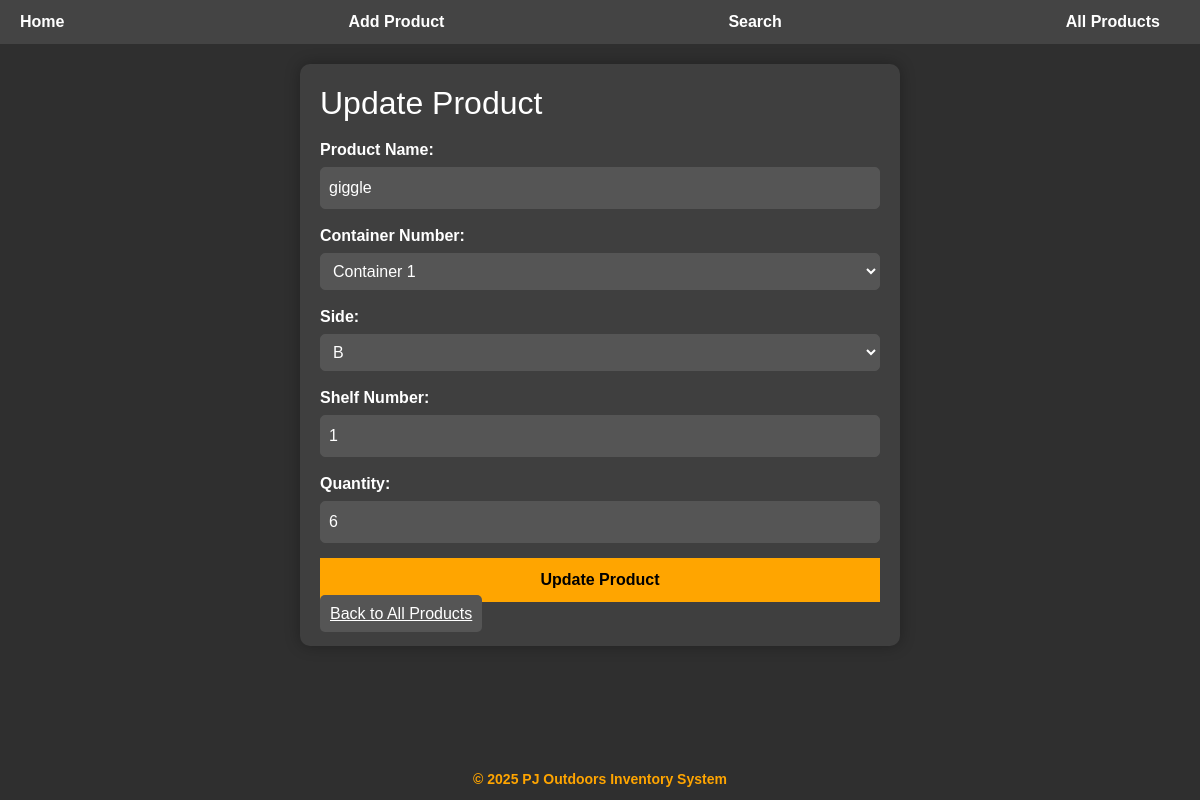
Page /update/10 on the committed database.
### tables this page shows
CREATE TABLE products (
            id INTEGER PRIMARY KEY AUTOINCREMENT,
            name TEXT NOT NULL,
            container INTEGER NOT NULL,
            side TEXT NOT NULL,
            shelf INTEGER NOT NULL,
            quantity INTEGER
        );

### app.py (the view, shortened to what this page needs)
@app.route('/update/<int:product_id>', methods=['GET', 'POST'])
def update_product(product_id):
    conn = sqlite3.connect(DB_FILE)
    conn.row_factory = dict_factory
    c = conn.cursor()
    c.execute('SELECT * FROM products WHERE id=?', (product_id,))
    product = c.fetchone()
    conn.close()
    if not product:
        return "Product not found", 404
    return render_template(
        'update_product.html',
        product=product,
        product_id=product_id,
        containers=CONTAINERS,
        sides=SIDES
    )

### app.py (called while the page is built)
def dict_factory(cursor, row):
    return {col[0]: row[idx] for idx, col in enumerate(cursor.description)}

### templates/update_product.html (shortened to what this page needs)
<!DOCTYPE html>
<html lang="en">
<head>
    <link rel="stylesheet" href="/static/style.css">
    <link href="https://cdn.jsdelivr.net/npm/bootstrap@5.3.2/dist/css/bootstrap.min.css" rel="stylesheet">
</head>
<body>
<div class="page-container">
    <div class="navbar">
        <a href="/">Home</a>
        <a href="/add">Add Product</a>
        <a href="/search">Search</a>
        <a href="/index">All Products</a>
    </div>
    <div class="content-wrap container">
        <div class="container-card">
            <h2 class="mb-3">Update Product</h2>
            <form action="/update/{{ product_id }}" method="POST">
                <label for="name">Product Name:</label>
                <input type="text" id="name" name="name" value="{{ product['name'] }}" required>
                <label for="container">Container Number:</label>
                <select id="container" name="container" required>
                    {% for i in range(1,9) %}
                    <option value="{{ i }}" {% if product['container'] == i %}selected{% endif %}>Container {{ i }}</option>
                    {% endfor %}
                </select>
                <label for="side">Side:</label>
                <select id="side" name="side" required>
                    {% for letter in "A,B,C,D,E,F,G,H,I,J,K,L,M,N".split(',') %}
                    <option value="{{ letter }}" {% if product['side'] == letter %}selected{% endif %}>{{ letter }}</option>
                    {% endfor %}
                </select>
                <label for="shelf">Shelf Number:</label>
                <input type="number" id="shelf" name="shelf" value="{{ product['shelf'] }}" min="1" required>
                <label for="quantity">Quantity:</label>
                <input type="number" id="quantity" name="quantity" value="{{ product['quantity'] }}" min="0">
                <button type="submit" class="btn-update">Update Product</button>
            </form>
            <a class="btn-back mt-3" href="/index">Back to All Products</a>
        </div>
    </div>
    <footer>
        &copy; 2025 PJ Outdoors Inventory System
    </footer>
</div>
</body>
</html>

### static/style.css (style rules this page uses)
body { background-color: #2f2f2f; color: #ffffff; font-family: 'Segoe UI', Arial, sans-serif; margin: 0; padding: 0; min-height: 100vh; display: flex; flex-direction: column; }
.navbar { background-color: #444; padding: 12px 20px; font-weight: bold; display: flex; flex-wrap: wrap; align-items: center; gap: 15px; }
.navbar a { color: #ffffff; margin-right: 20px; text-decoration: none; font-size: 16px; transition: 0.2s; }
.container-card { background-color: #3f3f3f; padding: 25px; border-radius: 12px; box-shadow: 0 0 15px rgba(0,0,0,0.3); margin-bottom: 20px; }
footer { background-color: #2f2f2f; color: #FFA500; text-align: center; padding: 12px; margin-top: auto; font-size: 14px; font-weight: bold; }
h1, h2, h3, h4, h5 { color: #FFA500; margin-bottom: 15px; }
a { color: #FFA500; transition: 0.2s; }

### templates/update_product.html (style rules this page uses)
html, body { height: 100%; margin: 0; }
body { background-color: #2f2f2f; color: white; font-family: Arial, sans-serif; }
.page-container { display: flex; flex-direction: column; min-height: 100vh; }
.content-wrap { flex: 1; padding: 20px; }
.navbar { background-color: #444; padding: 10px 20px; display: flex; gap: 15px; flex-wrap: wrap; }
.navbar a { color: white; text-decoration: none; font-weight: bold; }
.container-card { background-color: #3f3f3f; padding: 20px; border-radius: 10px; box-shadow: 0 0 15px rgba(0,0,0,0.3); max-width: 600px; margin: auto; }
label { font-weight: bold; color: white; }
input, select { width: 100%; padding: 8px; margin-top: 5px; margin-bottom: 15px; border-radius: 5px; border: 1px solid #555; background-color: #555; color: white; }
.btn-update { background-color: #FFA500; border: none; color: #000; width: 100%; padding: 10px; font-weight: bold; transition: 0.3s; }
.btn-back { background-color: #555; border: none; color: white; width: 100%; padding: 10px; margin-top: 10px; border-radius: 5px; transition: 0.3s; }
footer { text-align: center; padding: 10px; color: #FFA500; font-weight: bold; background-color: #2f2f2f; }

### rows in the picture
products: name "giggle", container "Container 1", side "B", shelf "1", quantity "6"
